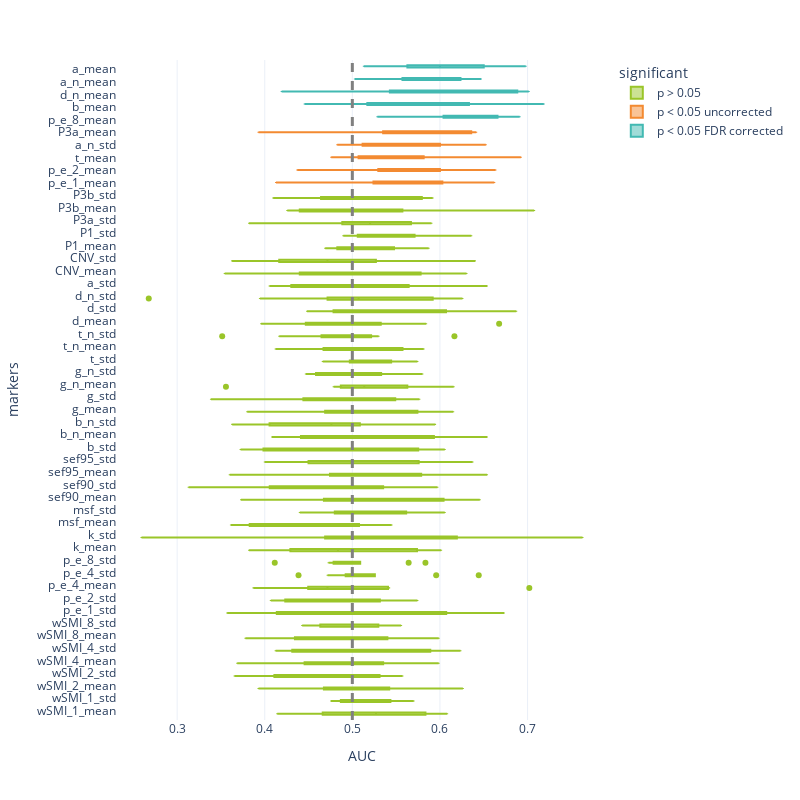

Notebook code for this chart:
### Code cell
svc_mw = pd.read_csv('Data/univariate_svc_mw.csv')

fig = px.box(svc_mw, y="markers", x="AUC", color="significant", template = "plotly_white", color_discrete_sequence = [green, orange, lblue])
fig.add_vline(x=0.5, line_width=3, line_dash="dash", line_color="grey")

fig.update_layout(
    autosize=False,
    width=800,
    height=800,
    yaxis = {
            'showticklabels': True,
            'tickmode': 'linear',
        }
)


fig.show()
pio.write_json(fig, 'Figs/univariate_svc_mw_segment.plotly')

### Figure 1 — Plotly figure (JSON) as saved in the notebook; plotly's stock layout.template omitted (floating-point values rounded to 4 significant figures; data arrays with more than 128 entries replaced by an {"elided": "..."} marker saying what was removed)
{"data": [{"alignmentgroup": "True", "hovertemplate": "significant=p > 0.05<br>AUC=%{x}<br>markers=%{y}<extra></extra>", "legendgroup": "p > 0.05", "marker": {"color": "#9AC529"}, "name": "p > 0.05", "notched": false, "offsetgroup": "p > 0.05", "orientation": "h", "showlegend": true, "type": "box", "x": {"elided": "420 float values"}, "x0": " ", "xaxis": "x", "y": {"elided": "420 str values"}, "y0": " ", "yaxis": "y"}, {"alignmentgroup": "True", "hovertemplate": "significant=p < 0.05 uncorrected<br>AUC=%{x}<br>markers=%{y}<extra></extra>", "legendgroup": "p < 0.05 uncorrected", "marker": {"color": "#F38A31"}, "name": "p < 0.05 uncorrected", "notched": false, "offsetgroup": "p < 0.05 uncorrected", "orientation": "h", "showlegend": true, "type": "box", "x": [0.6028, 0.6621, 0.5917, 0.6179, 0.5793, 0.5241, 0.5571, 0.5657, 0.45, 0.4129, 0.6634, 0.6, 0.5297, 0.6303, 0.571, 0.589, 0.58, 0.5814, 0.4743, 0.4371, 0.5062, 0.5324, 0.6924, 0.5655, 0.4759, 0.669, 0.5071, 0.5786, 0.5814, 0.51, 0.6524, 0.4828, 0.6, 0.6276, 0.5117, 0.5545, 0.5286, 0.55, 0.5243, 0.4843, 0.5572, 0.6359, 0.5172, 0.5352, 0.5379, 0.6331, 0.6357, 0.3929, 0.6414, 0.56], "x0": " ", "xaxis": "x", "y": ["p_e_1_mean", "p_e_1_mean", "p_e_1_mean", "p_e_1_mean", "p_e_1_mean", "p_e_1_mean", "p_e_1_mean", "p_e_1_mean", "p_e_1_mean", "p_e_1_mean", "p_e_2_mean", "p_e_2_mean", "p_e_2_mean", "p_e_2_mean", "p_e_2_mean", "p_e_2_mean", "p_e_2_mean", "p_e_2_mean", "p_e_2_mean", "p_e_2_mean", "t_mean", "t_mean", "t_mean", "t_mean", "t_mean", "t_mean", "t_mean", "t_mean", "t_mean", "t_mean", "a_n_std", "a_n_std", "a_n_std", "a_n_std", "a_n_std", "a_n_std", "a_n_std", "a_n_std", "a_n_std", "a_n_std", "P3a_mean", "P3a_mean", "P3a_mean", "P3a_mean", "P3a_mean", "P3a_mean", "P3a_mean", "P3a_mean", "P3a_mean", "P3a_mean"], "y0": " ", "yaxis": "y"}, {"alignmentgroup": "True", "hovertemplate": "significant=p < 0.05 FDR corrected<br>AUC=%{x}<br>markers=%{y}<extra></extra>", "legendgroup": "p < 0.05 FDR corrected", "marker": {"color": "#42B9B2"}, "name": "p < 0.05 FDR corrected", "notched": false, "offsetgroup": "p < 0.05 FDR corrected", "orientation": "h", "showlegend": true, "type": "box", "x": [0.6786, 0.6041, 0.6193, 0.6414, 0.6372, 0.691, 0.64, 0.6657, 0.5286, 0.5971, 0.5572, 0.6069, 0.5793, 0.6331, 0.4455, 0.6676, 0.5057, 0.5171, 0.7186, 0.5957, 0.4193, 0.6883, 0.5531, 0.6083, 0.5848, 0.6897, 0.4957, 0.5429, 0.6157, 0.7014, 0.6469, 0.6083, 0.6359, 0.6124, 0.5572, 0.6234, 0.6186, 0.6214, 0.5029, 0.51, 0.6, 0.5986, 0.6, 0.6772, 0.5131, 0.6979, 0.5357, 0.6243, 0.65, 0.5629], "x0": " ", "xaxis": "x", "y": ["p_e_8_mean", "p_e_8_mean", "p_e_8_mean", "p_e_8_mean", "p_e_8_mean", "p_e_8_mean", "p_e_8_mean", "p_e_8_mean", "p_e_8_mean", "p_e_8_mean", "b_mean", "b_mean", "b_mean", "b_mean", "b_mean", "b_mean", "b_mean", "b_mean", "b_mean", "b_mean", "d_n_mean", "d_n_mean", "d_n_mean", "d_n_mean", "d_n_mean", "d_n_mean", "d_n_mean", "d_n_mean", "d_n_mean", "d_n_mean", "a_n_mean", "a_n_mean", "a_n_mean", "a_n_mean", "a_n_mean", "a_n_mean", "a_n_mean", "a_n_mean", "a_n_mean", "a_n_mean", "a_mean", "a_mean", "a_mean", "a_mean", "a_mean", "a_mean", "a_mean", "a_mean", "a_mean", "a_mean"], "y0": " ", "yaxis": "y"}], "layout": {"autosize": false, "boxmode": "group", "height": 800, "legend": {"title": {"text": "significant"}, "tracegroupgap": 0}, "margin": {"t": 60}, "shapes": [{"line": {"color": "grey", "dash": "dash", "width": 3}, "type": "line", "x0": 0.5, "x1": 0.5, "xref": "x", "y0": 0, "y1": 1, "yref": "y domain"}], "width": 800, "xaxis": {"anchor": "y", "autorange": true, "domain": [0, 1], "range": [0.2313, 0.7907], "title": {"text": "AUC"}, "type": "linear"}, "yaxis": {"anchor": "x", "autorange": true, "domain": [0, 1], "range": [-0.7385, 51.74], "showticklabels": true, "tickmode": "linear", "title": {"text": "markers"}, "type": "category"}}}
